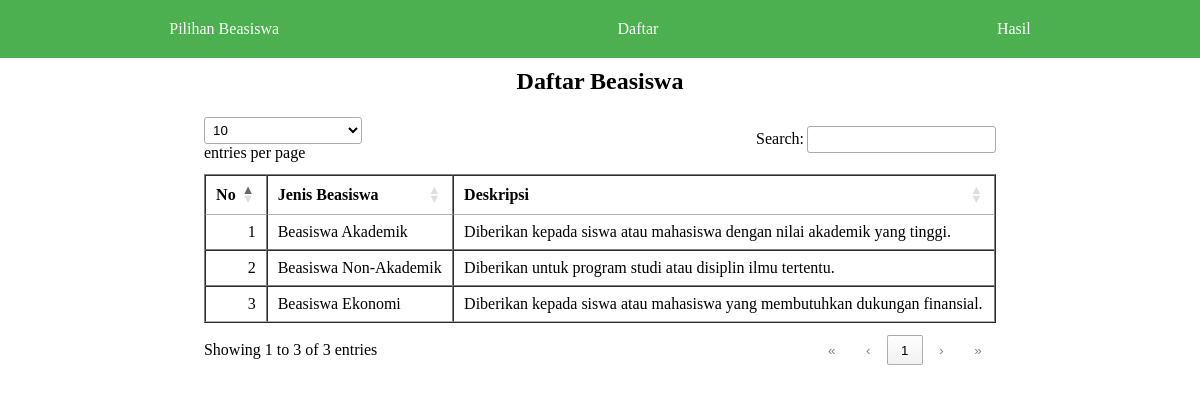
The app's page /index.php?page=daftar_beasiswa with its own data.
### tables this page shows
CREATE TABLE `jenis_beasiswa` (
  `id` int(10) UNSIGNED ZEROFILL NOT NULL,
  `nama_beasiswa` varchar(50) NOT NULL,
  `deskripsi_beasiswa` varchar(200) NOT NULL
);

### src/kernel/get_beasiswa.php (called while the page is built)
<?php
include 'conn.php';
$sql = "SELECT * FROM jenis_beasiswa";
$result = mysqli_query($conn, $sql);
$beasiswa = [];
if (mysqli_num_rows($result) > 0) {
    while ($row = mysqli_fetch_assoc($result)) {
        $beasiswa[] = $row;
    }
}
?>

### src/pages/daftar_beasiswa.php (the view, shortened to what this page needs)
<body>
<header>
      <?php include('./src/components/navigator.php'); ?>
</header>
<div class="title">
        <h2>Daftar Beasiswa</h2>
    </div>
    <div class="table-container">
        <table border="1" id="myTable">
            <thead>
                <tr>
                    <th>No</th>
                    <th>Jenis Beasiswa</th>
                    <th>Deskripsi</th>
                </tr>
            </thead>
            <tbody>
                    <?php
                    include('./src/kernel/get_beasiswa.php');
                    $no = 1;
                    foreach ($beasiswa as $b) {
                        echo "<tr>";
                        echo "<td>" . $no++ . "</td>";
                        echo "<td>" . $b['nama_beasiswa'] . "</td>";
                        echo "<td>" . $b['deskripsi_beasiswa'] . "</td>";
                        echo "</tr>";
                    }
                    ?>
            </tbody>
        </table>
    </div>
</body>

### index.php (shortened to what this page needs)
<!DOCTYPE html>
<html lang="en">
<head>
    <link rel="stylesheet" href="style.css" />
    <link rel="stylesheet" href="./src/vendor/datatables/dataTables.dataTables.min.css" />
    <?php if(!isset($_GET['page'])){
      include('./src/pages/home.php');
    } else {
      if($_GET['page'] == 'hasil_pendaftaran'){
        include('./src/pages/hasil_pendaftaran.php');
      } else if($_GET['page'] == 'daftar_beasiswa'){
        include('./src/pages/daftar_beasiswa.php');
      }
    }
    ?>
</html>

### src/components/navigator.php
<nav>
        <ul>
          <a href="index.php?page=daftar_beasiswa"><li >Pilihan Beasiswa</li></a>
          <a href="index.php"><li>Daftar</li></a>
          <a href="index.php?page=hasil_pendaftaran"><li>Hasil</li></a>
        </ul>
      </nav>

### style.css (style rules this page uses)
* { margin: 0; padding: 0; box-sizing: border-box; }
header { background-color: #4CAF50; padding: 10px 0; }
nav { display: flex; justify-content: center; align-items: center; }
nav ul { display: flex; justify-content: space-around; list-style: none; width: 100%; max-width: 1200px; }
nav ul a { padding: 10px 20px; color: white; cursor: pointer; flex-grow: 1; text-align: center; text-decoration: none; }
.title { display: flex; justify-content: center; padding: 10px }
.table-container { width: 100%; display: flex; justify-content: center; }

### records on screen
jenis_beasiswa: nama_beasiswa "Beasiswa Akademik", deskripsi_beasiswa "Diberikan kepada siswa atau mahasiswa dengan nilai akademik yang tinggi."
jenis_beasiswa: nama_beasiswa "Beasiswa Non-Akademik", deskripsi_beasiswa "Diberikan untuk program studi atau disiplin ilmu tertentu."
jenis_beasiswa: nama_beasiswa "Beasiswa Ekonomi", deskripsi_beasiswa "Diberikan kepada siswa atau mahasiswa yang membutuhkan dukungan finansial."
